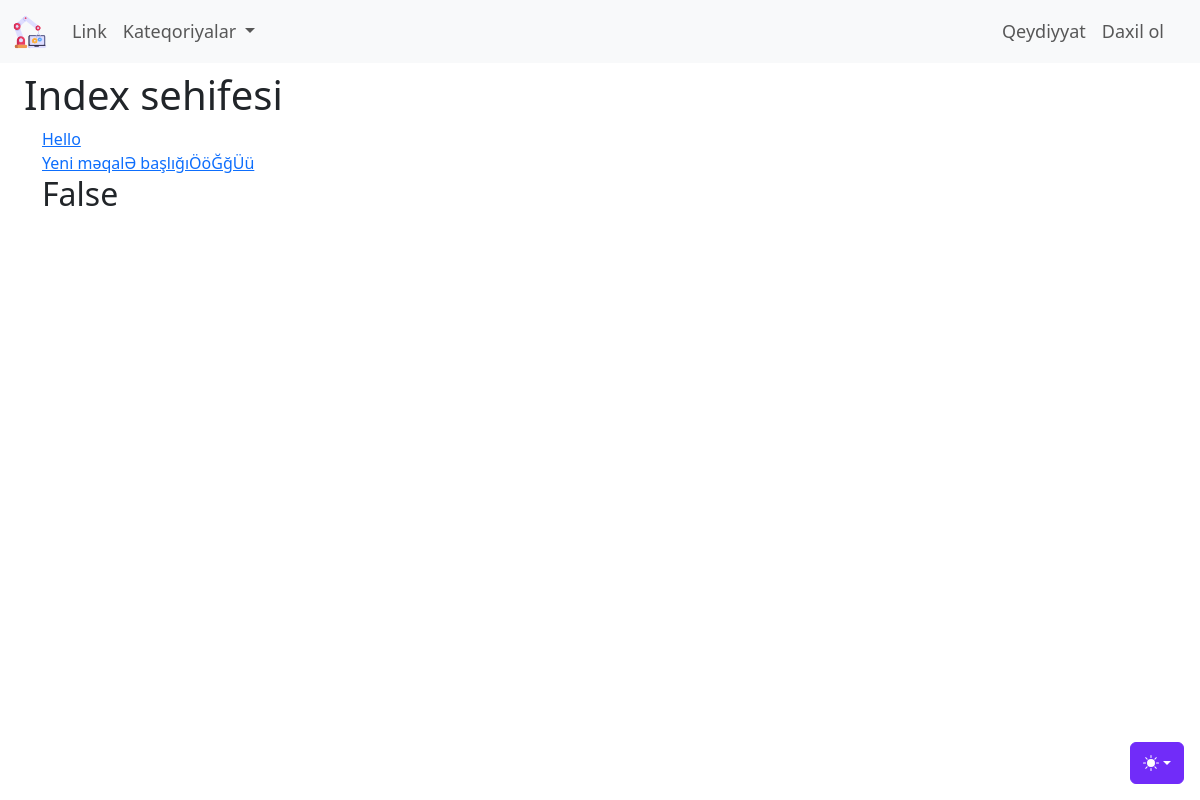
Before: / with the older database file.
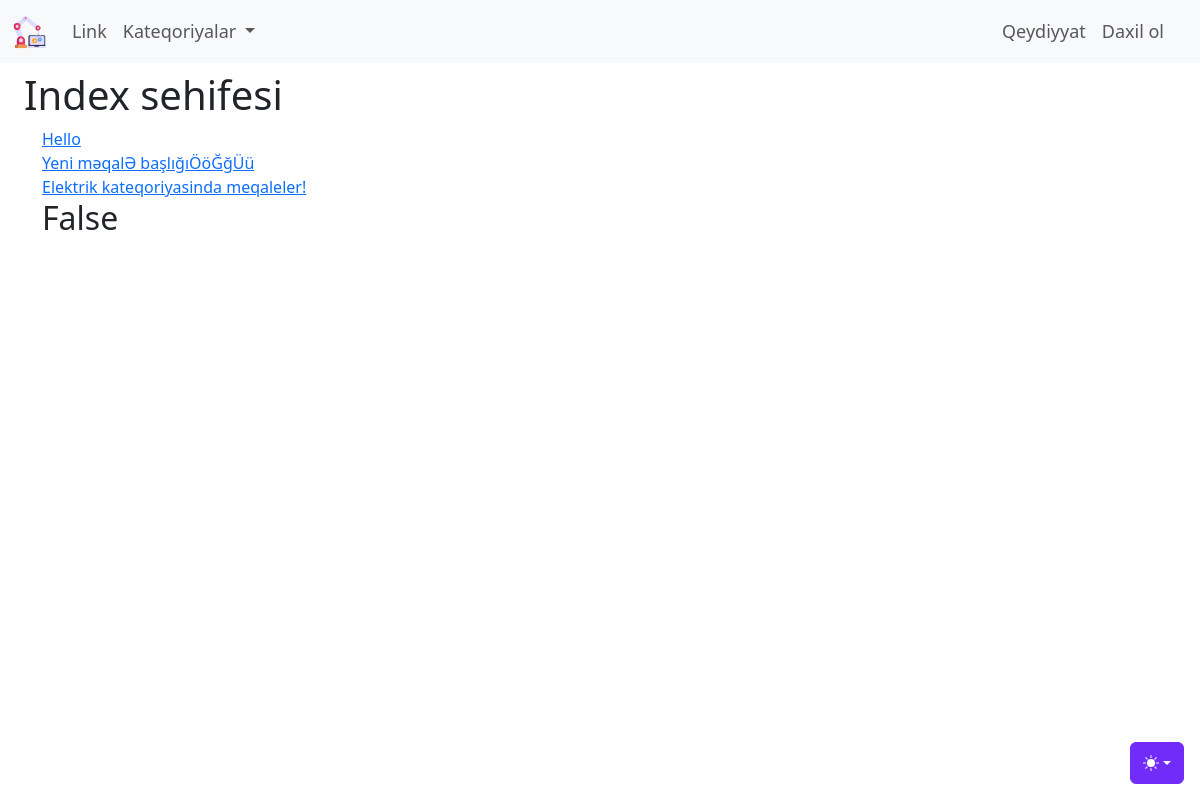
After: the same page with the newer database file.
### blog/models.py (models this page shows, shortened)
class Blog(models.Model):
    class Meta:
        verbose_name = 'Məqalə'
        verbose_name_plural = 'Məqalələr'
    basliq_sekli = models.ImageField(upload_to = "uploads/%d.%m.%Y",default = 'uploads/default.jpg',null=True,blank=True)
    basliq = models.CharField('Məqalə başlığı', max_length = 200)
    kontent = CKEditor5Field('Məqalə kontenti', config_name = 'extends')
    yaradilma_tarixi = models.DateTimeField('Yaranma tarixi', auto_now_add = True)
    deyisdirilme_tarixi = models.DateTimeField('Yaranma tarixi', auto_now = True)
    blog_slug = models.SlugField(editable=False, unique = True)
    blog_kateqoriya = models.ManyToManyField(Kateqoriya, verbose_name = 'Kateqoriyaları seçin.')
    yayinda_mi = models.BooleanField('Yayına buraxılsın?', default = False)
    yeni_mi = models.BooleanField('Yeni məqalə?', default = True)
    karuselde = models.BooleanField('Karuseldə', default = False)
    istifadeci = models.ForeignKey(settings.AUTH_USER_MODEL,verbose_name='İstifadəçi',on_delete = models.CASCADE)

### blog/views.py (the view)
# urls.py: path('',views.index),
def index(request):
    context = {
        'kateqoriyalar': Kateqoriya.objects.all(),
        'yazilar' : Blog.objects.all(),
    }
    return render(request,'blog/index.html',context)

### blog/templates/blog/index.html (shortened to what this page needs)
{%extends 'base.html'%}
{% block content %}
    <div class="container-fluid mt-2">
        <h1>Index sehifesi</h1>
        <div class="container">
            {%for yazi in yazilar%}
            <a href="{%url 'yazini_tap' yazi.blog_slug %}">{{yazi.basliq}}</a><br />
            {%endfor%}
            <h2>{{request.user.is_authenticated}}</h2>
        </div>
    </div>
{% endblock %}

Changed rows visible on the page:
added Blog: basliq "Elektrik kateqoriyasinda meqaleler!"
